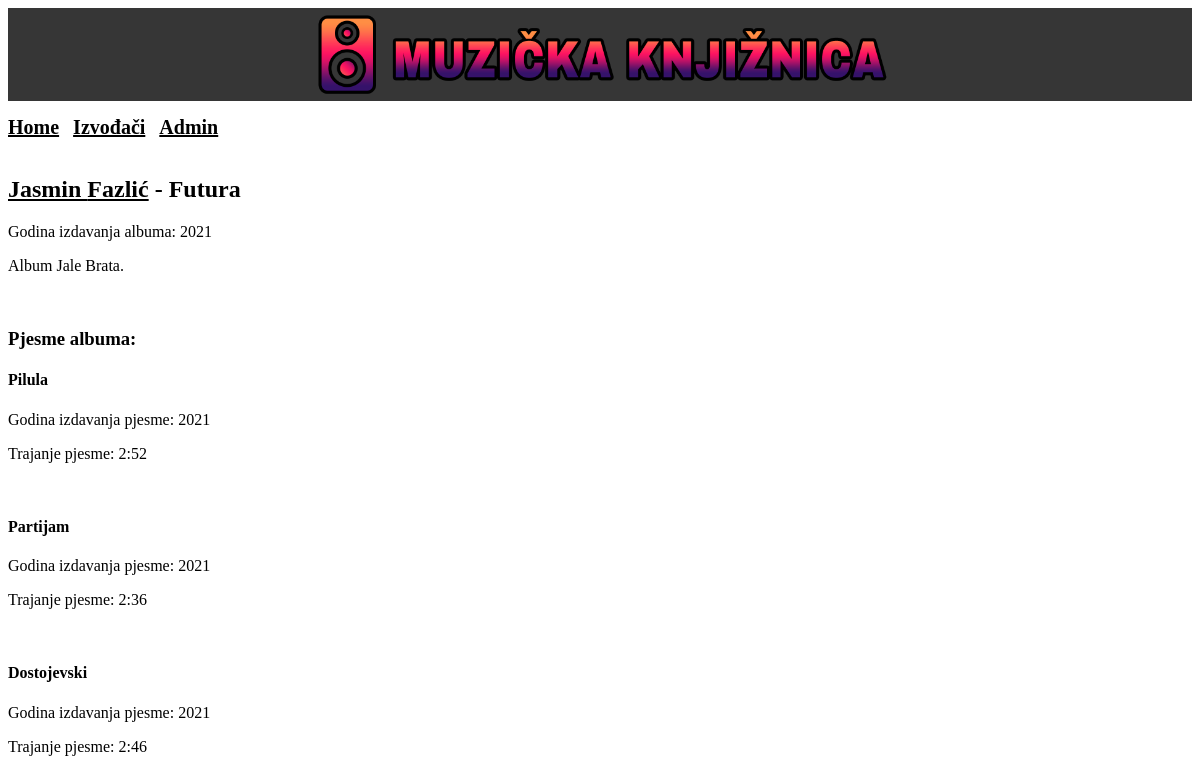
The page /izvodaci/Fazlić/Futura on the database its author committed.
### main/models.py (models this page shows, shortened)
class Pjesma(models.Model):
    naziv_pjesme=models.CharField(max_length=50)
    album=models.ForeignKey(Album, on_delete=models.CASCADE)
    godina_izdavanja_pjesme=models.CharField(max_length=4, default='2021')
    trajanje_pjesme=models.CharField(max_length=50)

class Album(models.Model):
    naziv_albuma=models.CharField(max_length=50)
    izvodac=models.ForeignKey(Izvodac, on_delete=models.CASCADE)
    godina_izdavanja_albuma=models.CharField(max_length=4, default='2021')
    dodatne_informacije_albuma=models.CharField(max_length=100, blank=True)

class Izvodac(models.Model):
    izvodac_ime=models.CharField(max_length=50)
    izvodac_prezime=models.CharField(max_length=50)
    datum_rođenja=models.DateField()
    dodatne_informacije_izvodaca=models.CharField(max_length=100, blank=True)
    def __str__(self):
        return self.izvodac_prezime

### main/views.py (the view)
# urls.py: path('izvodaci/<izvodaci>/<album>', PjesmaList.as_view())
class PjesmaList(ListView):
    template_name = 'main/pjesma_list.html'
    def get_queryset(self):
        self.album = get_object_or_404(Album, naziv_albuma=self.kwargs['album'])
        return Pjesma.objects.filter(album=self.album)

### templates/main/pjesma_list.html
{% extends "base_generic.html" %}
{% block content %}
<br>
{% for pjesma in object_list %}
    {% if forloop.first %}
        <div class="pjesma">
            <h2> <a href="/izvodaci/{{ pjesma.album.izvodac }}">{{pjesma.album.izvodac.izvodac_ime}} {{pjesma.album.izvodac.izvodac_prezime}}</a> - {{ pjesma.album.naziv_albuma }} </h2>
            <p>Godina izdavanja albuma: {{ pjesma.album.godina_izdavanja_albuma }}</p>
            <p>{{ pjesma.album.dodatne_informacije_albuma }}</p>
        </div>
    {% endif %}
{% endfor %}
<br>
<h3>Pjesme albuma:</h3>
{% for pjesma in object_list %}
    <div class="pjesma">
        <h4>{{ pjesma.naziv_pjesme }}</h4>
        <p>Godina izdavanja pjesme: {{ pjesma.godina_izdavanja_pjesme }}</p>
        <p>Trajanje pjesme: {{ pjesma.trajanje_pjesme }}</p>
        <br>
    </div>
{% endfor %}
{% endblock %}

### main/static/css/style.css (style rules this page uses)
a { color: black; }

### rows shown on the page
Pjesma: album.izvodac.izvodac_ime "Jasmin", album.izvodac.izvodac_prezime "Fazlić", album.naziv_albuma "Futura", album.godina_izdavanja_albuma "2021", album.dodatne_informacije_albuma "Album Jale Brata.", naziv_pjesme "Pilula", godina_izdavanja_pjesme "2021", trajanje_pjesme "2:52"
Pjesma: naziv_pjesme "Partijam", godina_izdavanja_pjesme "2021", trajanje_pjesme "2:36"
Pjesma: naziv_pjesme "Dostojevski", godina_izdavanja_pjesme "2021", trajanje_pjesme "2:46"
